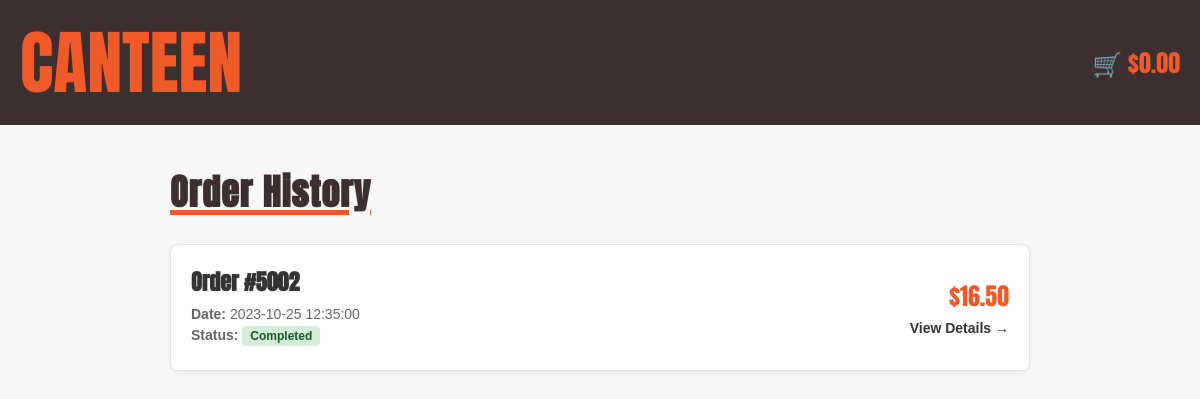
Page /order_history (signed in) on the committed database.
### tables this page shows
CREATE TABLE "Order" (order_ID INTEGER PRIMARY KEY NOT NULL UNIQUE, student_ID INTEGER (5) REFERENCES User (ID), order_date TEXT, total_price NUMERIC (10, 2), status INTEGER);

### app.py (the view)
@app.route('/order_history')
def order_history():
    if 'user_id' not in session:
        return redirect('/login')
    user_ID = session['user_id']
    db = get_db()
    db.row_factory = sqlite3.Row
    cursor = db.cursor()
    cursor.execute(
        """
        SELECT order_ID, order_date, total_price, status
        FROM "Order"
        WHERE student_ID = ?
        ORDER BY order_date DESC
        """,
        (user_ID,)
    )
    orders = cursor.fetchall()
    cursor.close()
    return render_template(
        'order_history.html',
        orders=orders,
        total=get_trolley_total()
    )

### app.py (called while the page is built)
def get_db():
    db = getattr(g, '_database', None)
    if db is None:
        db = g._database = sqlite3.connect(DATABASE)
    return db

@app.teardown_appcontext
def close_connection(exception):
    db = getattr(g, '_database', None)
    if db is not None:
        db.close()

def get_trolley_total():
    if 'user_id' not in session:
        return 0.0
    user_ID = session['user_id']
    db = get_db()
    db.row_factory = sqlite3.Row
    cursor = db.cursor()
    cursor.execute(
        """
        SELECT Menu.price, Trolley.quantity
        FROM Trolley
        JOIN Menu ON Trolley.item_ID = Menu.item_ID
        WHERE Trolley.user_ID = ?
        """,
        (user_ID,)
    )
    trolley_items = cursor.fetchall()
    cursor.close()
    return sum(item['price'] * item['quantity'] for item in trolley_items)

### templates/order_history.html (shortened to what this page needs)
<!DOCTYPE html>
<html lang="en">
<head>
  <link rel="stylesheet" href="{{ url_for('static', filename='style.css') }}">
  <link rel="stylesheet" href="{{ url_for('static', filename='order_history.css') }}">
</head>
<body>
  <header>
    <div class="top-bar">
      <div class="container top-bar-content">
        <div class="top-left"><a href="{{ url_for('home') }}">CANTEEN</a></div>
        <div class="cart">
          <a href="{{ url_for('trolley') }}" id="cart-total-link">🛒 ${{ "%.2f"|format(total) }}</a>
        </div>
      </div>
    </div>
  </header>
  <main class="history-container">
    <h1 class="history-title">Order History</h1>
    {% if orders %}
      <div class="order-history-list">
        {% for order in orders %}
          <a href="{{ url_for('order_detail', order_ID=order.order_ID) }}" class="order-history-card">
            <div class="order-card-info">
              <h3>Order #{{ order.order_ID }}</h3>
              <p><strong>Date:</strong> {{ order.order_date }}</p>
              <p>
                <strong>Status:</strong>
                {% if order.status == 1 %}
                  <span class="status-badge completed">Completed</span>
                {% else %}
                  <span class="status-badge pending">Pending</span>
                {% endif %}
              </p>
            </div>
            <div class="order-card-total">
              <p class="total-amount">${{ "%.2f"|format(order.total_price) }}</p>
              <span class="view-link">View Details &rarr;</span>
            </div>
          </a>
        {% endfor %}
      </div>
    {% else %}
      <p>You haven't placed any orders yet.</p>
      <a href="{{ url_for('home') }}" class="add-btn">Browse Menu</a>
    {% endif %}
  </main>
</body>
</html>

### static/style.css (style rules this page uses)
* { margin: 0; padding: 0; box-sizing: border-box; }
body { margin: 0; padding: 0; overflow-x: hidden; background-color: #f7f7f7; font-family: "Anton", sans-serif; text-transform: uppercase; }
.container { width: 100%; max-width: 1400px; margin-left: auto; margin-right: auto; padding-left: 20px; padding-right: 20px; }
.top-bar { background: #3b2f2f; width: 100%; padding: 10px 0; }
.top-bar-content { display: flex; justify-content: space-between; align-items: center; }
.top-left, .top-right { flex: 1; }
.top-left a { color: #f05a28; font-size: 70px; text-decoration: none; display: flex; }
.cart a { margin-left: auto; padding: 12px 0px 12px 20px; }
h1 { font-weight: 700; font-style: normal; text-align: left; margin: 25px 0 20px 0; color: #3b2f2f; }

### static/order_history.css (style rules this page uses)
body { text-transform: none; }
.cart a { margin-left: auto; padding: 12px 0px 12px 20px; text-decoration: none; color: #f05a28; font-weight: 400; display: inline-block; font-size: 24px; }
.history-container { max-width: 900px; margin: 40px auto; padding: 0 20px; font-family: Arial, sans-serif; }
.history-title { font-family: 'Anton', sans-serif; font-size: 36px; color: #3b2f2f; margin-bottom: 25px; letter-spacing: 1px; text-decoration: underline; text-decoration-color: #f05a28; text-decoration-thickness: 5px; }
.order-history-list { display: flex; flex-direction: column; gap: 15px; }
.order-history-card { display: flex; justify-content: space-between; align-items: center; background-color: #ffffff; border: 1px solid #e0e0e0; border-radius: 8px; padding: 20px; text-decoration: none; color: #333333; box-shadow: 0 2px 5px rgba(0,0,0,0.05); transition: transform 0.2s ease, border-color 0.2s ease; }
.order-card-info h3 { font-family: 'Anton', sans-serif; font-size: 22px; color: #333333; margin: 0 0 8px 0; text-decoration: none; }
.order-card-info p { margin: 4px 0; font-size: 14px; color: #666666; }
.status-badge { display: inline-block; padding: 3px 8px; border-radius: 4px; font-size: 12px; font-weight: bold; }
.status-badge.completed { background-color: #d4edda; color: #155724; }
.order-card-total { text-align: right; }
.total-amount { font-family: 'Anton', sans-serif; font-size: 24px; color: #f05a28; margin: 0 0 5px 0; }
.view-link { font-size: 14px; font-weight: bold; color: #333333; }

### rows in the picture
Order: order_ID "5002", order_date "2023-10-25 12:35:00", status "Completed", total_price "16.50"

### other values in the picture
{{ "%.2f"|format(total) }} "0.00"
